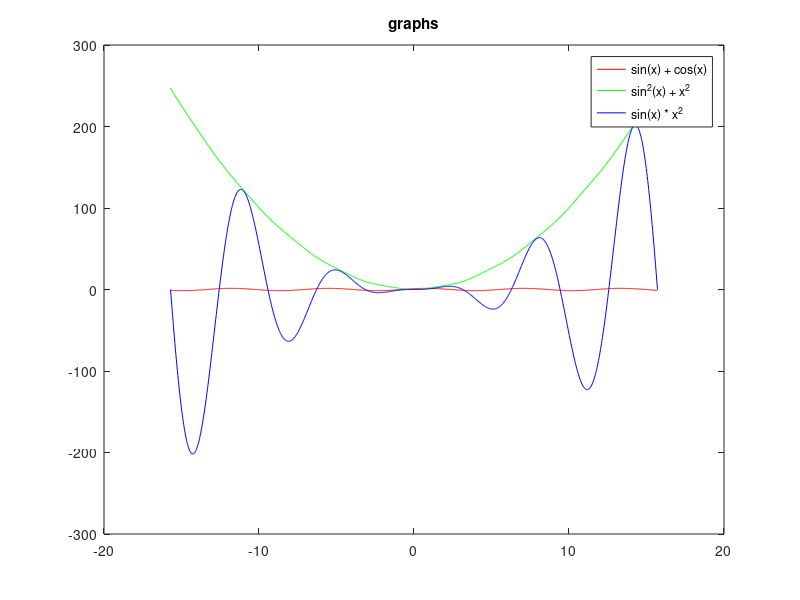
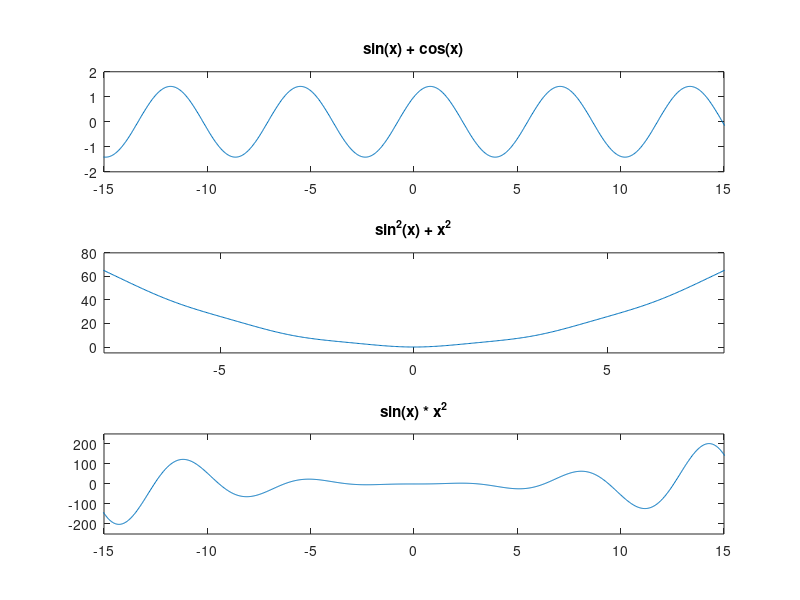
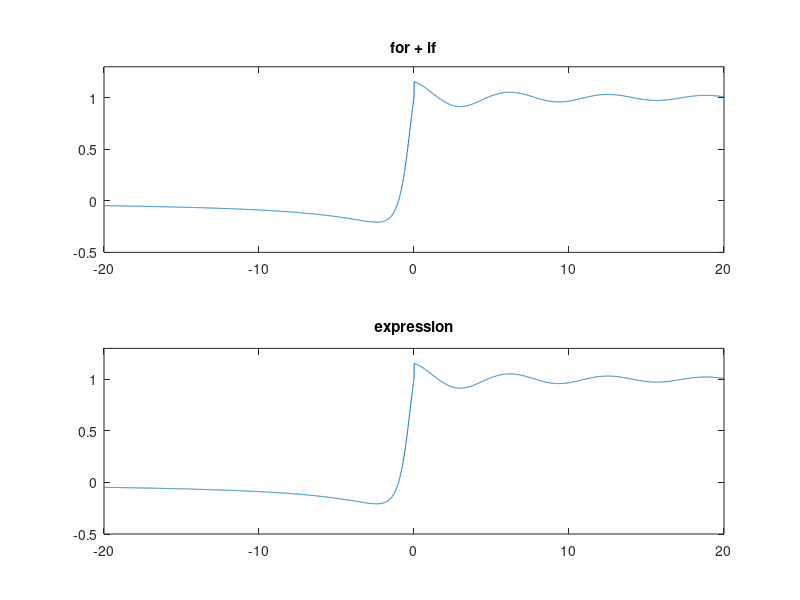

Write MATLAB code to recreate these figures, in order.
x = [-5*pi:pi/100:5*pi];
f1 = sin(x) + cos(x);
f2 = (sin(x)).^2 + x.^2;
f3 = sin(x) .* x.^2;

figure('position', [10, 50, 700, 700]);

plot(x, f1, 'r', x, f2, 'g', x, f3, 'b');
title('graphs');
lgd = legend('sin(x) + cos(x)', 'sin^2(x) + x^2', 'sin(x) * x^2');
set(lgd,'Location','best');

figure('position', [720, 50, 350, 700]);

subplot(3,1,1);
plot(x,f1);
axis([-15 15 -2 2]);
title('sin(x) + cos(x)');

subplot(3,1,2);
plot(x, f2);
axis([-8 8 -5 80]);
title('sin^2(x) + x^2');

subplot(3,1,3);
plot(x, f3);
axis([-15 15 -250 250]);
title('sin(x) * x^2');

x = -20:0.01:20;
for n = 1:length(x)
if x(n) <= 0
y(n) = (1+x(n)) / (1+x(n)^2);
end
if x(n) > 0
y(n) = sqrt(1 + (cos(x(n))/(3 + x(n))));
end
end

y1 = (x <= 0) .* ((1+x) ./ (1+x.^2)) + (x > 0) .* (sqrt(1 + (cos(x)./(3 + x))));

figure('position', [1080, 50, 500, 700]);

subplot(2,1,1);
plot(x,y);
axis([-20 20 -0.5 1.3]);
title('for + if');

subplot(2,1,2);
plot(x, y1);
axis([-20 20 -0.5 1.3]);
title('expression');
